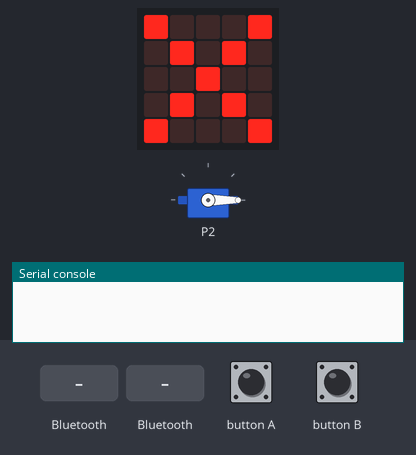
The program below on a simulated BBC micro:bit (MakeCode). Parts: servo, the board's 5×5 LED display, the last lines printed to the serial console. Inputs (shaded band) come from the test bench.

Above: at 1.8 s.
1.9 s: "1" arrives over Bluetooth UART
At 3.7 s:
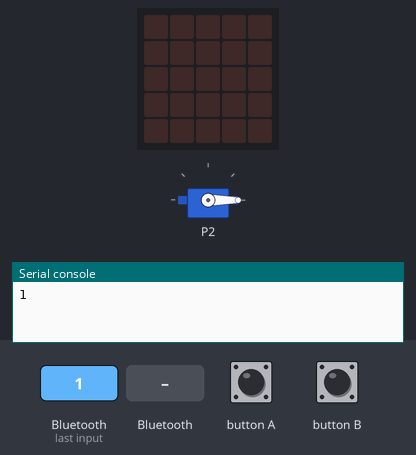
4.0 s: a phone connects over Bluetooth
At 4.5 s:
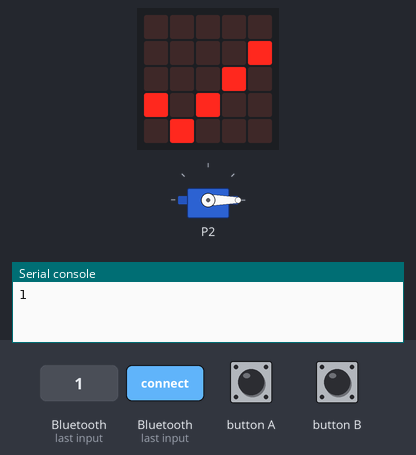
9.4 s: "A" arrives over Bluetooth UART
At 9.9 s:
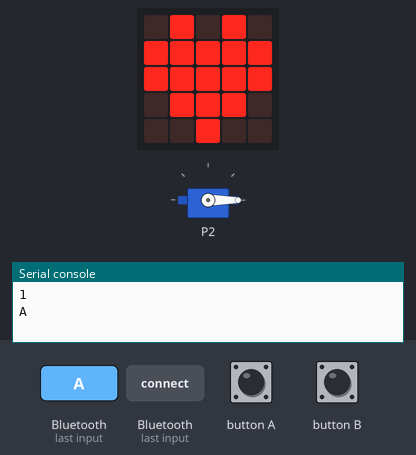
10.9 s: a phone disconnects over Bluetooth
At 11.4 s:
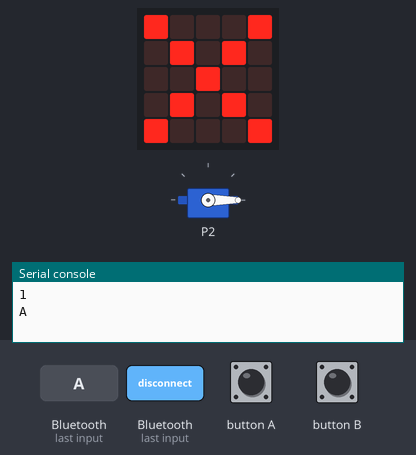
Timing chart, 0 to 13.4 s (numbered marks = the images above; inputs shaded):
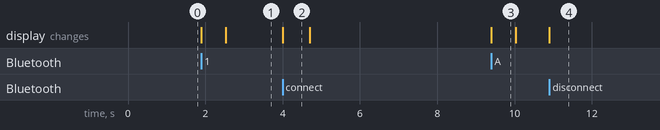

Measured:
- after the input at 1.9 s, the display: first changes at once (image 1 shows a later state)
- after the input at 4.0 s, the display: changes at once (image 2)
- after the input at 9.4 s, the display: changes at once (image 3)
- after the input at 10.9 s, the display: changes at once (image 4)
- what the display in image 2 shows lasts 0.7 s, from 4.0 s to 4.7 s
- what the display in image 3 shows lasts 0.6 s, from 9.4 s to 10.0 s

The program:

main.ts
```typescript
// evenements
bluetooth.onBluetoothConnected(function () {
    basic.showIcon(IconNames.Yes)
    basic.pause(100)
    basic.clearScreen()
})
bluetooth.onBluetoothDisconnected(function () {
    basic.showIcon(IconNames.No)
})
input.onButtonPressed(Button.A, function () {
    bluetooth.uartWriteString("BtnA\n")
    serial.writeString("" + ("BtnA\r\n"))
})
input.onButtonPressed(Button.B, function () {
    bluetooth.uartWriteString("BtnB\n")
    serial.writeString("" + ("BtnB\r\n"))
})
bluetooth.onUartDataReceived(serial.delimiters(Delimiters.NewLine), function () {
    s = bluetooth.uartReadUntil(serial.delimiters(Delimiters.NewLine))
    serial.writeString("" + s + serial.NEW_LINE)
    basic.showIcon(IconNames.Heart)
    basic.pause(30)
    basic.clearScreen()
})
let s = ""
servos.P2.setAngle(0)
input.setAccelerometerRange(AcceleratorRange.EightG)
serial.redirectToUSB()
serial.setBaudRate(BaudRate.BaudRate115200)
bluetooth.startUartService()
basic.showIcon(IconNames.No)
```

test.ts
```typescript
// les tests vont ici ; cela ne sera pas compilé si ce paquet est utilisé en tant qu'extension.
```
